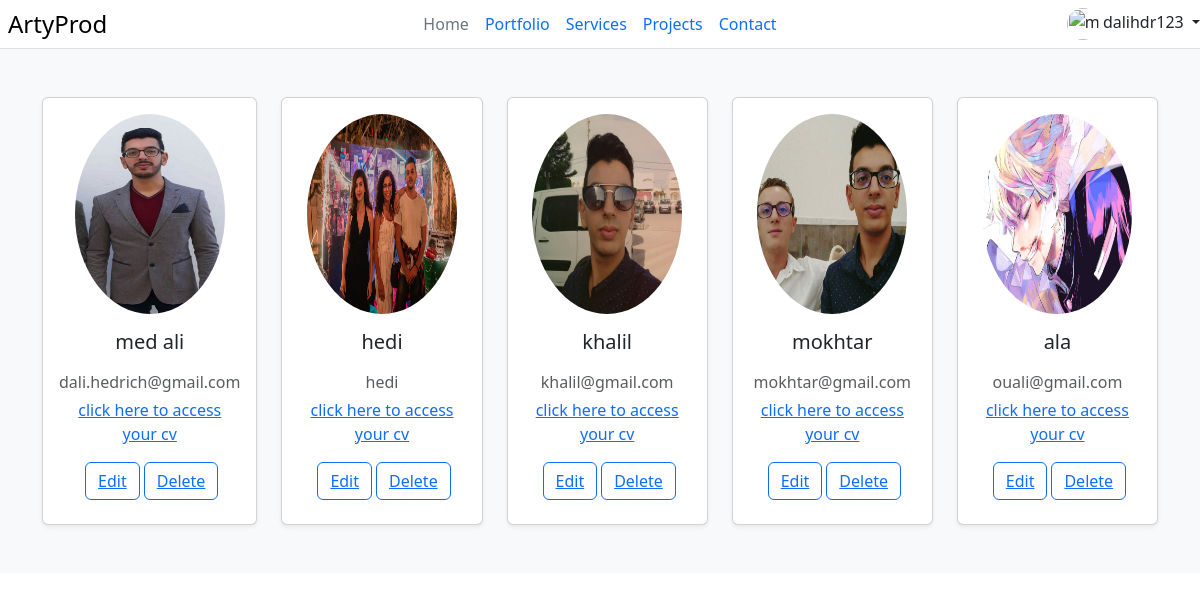
The app's page /ArtyProd/personnellist/ (signed in) with its own data.
### ArtyProd/models.py (models this page shows, shortened)
class CustomUser(AbstractUser):
    USER_TYPE_CHOICES = [
        ('personnel', 'Personnel'),
        ('client', 'Client'),
    ]
    user_type = models.CharField(
        max_length=20,
        choices=USER_TYPE_CHOICES,
        default='client',
    )
    groups = models.ManyToManyField(
        'auth.Group',
        related_name='custom_users',
        blank=True,
        help_text='The groups this user belongs to. A user will get all permissions granted to each of their groups.',
        verbose_name='groups',
    )
    user_permissions = models.ManyToManyField(
        'auth.Permission',
        related_name='custom_users',
        blank=True,
        help_text='Specific permissions for this user.',
        verbose_name='user permissions',
    )

class Personnel(models.Model):
    user = models.OneToOneField(CustomUser, on_delete=models.CASCADE,default=None)
    nom=models.CharField(max_length=255)
    fichier_CV=models.FileField(upload_to='uploads/',max_length=255,default=None)
    fichier_photo=models.ImageField(upload_to='media/',max_length=255,default=None)
    lien_linkedln=models.CharField(max_length=255,default="")

### ArtyProd/views.py (the view)
# urls.py: path('personnellist/',views.PersonnelList),
@login_required
def PersonnelList(request):
    list=Personnel.objects.all()
    return render( request,'ArtyProd/personnellist.html',{'list':list})

### ArtyProd/templates/ArtyProd/personnellist.html (shortened to what this page needs)
{% extends 'acceuil.html' %}
{% block content %}
{% load bootstrap5 %}
{% bootstrap_css %}
<form method='POST' class="post-form" >
<div class="album py-5 bg-light">
  <div class="container">
    <div class="row">
      {% for p in list  %}
      <div class="col ">
        <div class="card shadow-sm">
        <div class="card-body text-center">
          <img src="/media/{{ p.fichier_photo }}" alt="avatar"
            class="rounded-circle img-fluid" style="width: 150px;height: 200px;">
          <h5 class="my-3">{{p.nom}}</h5>
          <p class="text-muted mb-1">{{p.lien_linkedln}}</p>
          <object data="{{ p.fichier_CV.url }}" type="{{ p.fichier_CV.content_type }}" width="10%" height="50px">
            <p><a href="{{ p.fichier_CV.url }}">click here to access your cv</a></p>
        </object>
          <div class="d-flex justify-content-center mb-2">
            <button type="button" class="btn btn-outline-primary ms-1"><a href="{% url 'EditPersonnel' p.id %}">Edit</a></button>
            <button type="button" class="btn btn-outline-primary ms-1"><a href="{% url 'delete-personnel' p.pk %}">Delete</a></button>
          </div>
      </div>
    </div>
  </div>
      {% endfor %}
    </div>
  </div>
</div>
{% endblock %}

### ArtyProd/templates/acceuil.html (shortened to what this page needs)
{% load bootstrap5 %}
{% bootstrap_css %}
{% load bootstrap_icons %}
<header class="d-flex flex-wrap align-items-center justify-content-center justify-content-md-between py-1 mb-6 border-bottom" style="background-color: white;">
  <div class="col-md-1 mb-2 mb-md-0">
    <a href="{% url 'home' %}" class="d-flex align-items-center mb-3 mb-md-0 me-md-auto link-body-emphasis text-decoration-none">
        <span class="fs-4">ArtyProd</span>
      </a>
  </div>
  <ul class="nav col-12 col-md-auto mb-2 justify-content-center mb-md-0">
    <li><a href="{% url 'home' %}" class="nav-link px-2 link-secondary" >Home</a></li>
    <li><a href="#Test" class="nav-link px-2">Portfolio</a></li>
    <li><a href="#Service" class="nav-link px-2">Services</a></li>
    <li><a href="#Project" class="nav-link px-2">Projects</a></li>
    <li><a href="#footer" class="nav-link px-2">Contact</a></li>
  </ul>
  <div class="col-md-1 text-end" >
      {% if user.is_authenticated %}
      <div class="flex-shrink-0 dropdown" style="margin-left: -100px;">
        <a href="#" class="d-block link-dark text-decoration-none dropdown-toggle" data-bs-toggle="dropdown" aria-expanded="false">
          <img src="https://github.com/mdo.png" alt="mdo" width="32" height="32" class="rounded-circle">
          {{user}}
        </a>
      </div>
      {% else %}
        <div class="d-flex align-items-center" style="margin-left: -100px;">
            <a class="nav-link" href="{% url 'login' %}">Connexion</a>
            <a class="nav-link" href="{% url 'register' %}">Inscription</a>
        </div>
        {% endif %}
  </div>
</header>
{% block content %}
{% endblock %}

### records on screen
CustomUser: username "dalihdr123"
Personnel: fichier_photo (picture), nom "med ali", lien_linkedln "dali.hedrich@gmail.com"
Personnel: fichier_photo (picture), nom "hedi", lien_linkedln "hedi"
Personnel: fichier_photo (picture), nom "khalil", lien_linkedln "khalil@gmail.com"
Personnel: fichier_photo (picture), nom "mokhtar", lien_linkedln "mokhtar@gmail.com"
Personnel: fichier_photo (picture), nom "ala", lien_linkedln "ouali@gmail.com"
